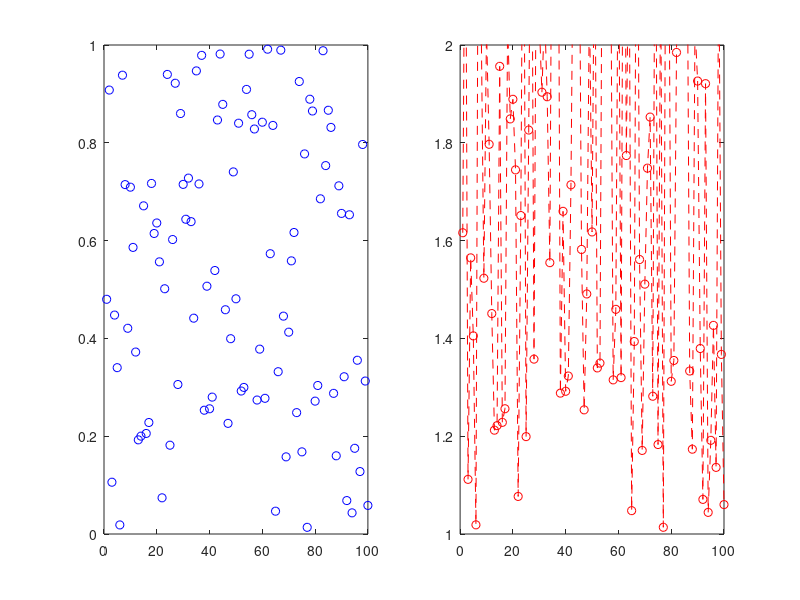

The MATLAB source for this figure: (Note: this script raises an error after producing the figure.)
% Multiple subplots

close all
clear, clear global

filename = 'animation2';
dt = 1; % Pause between each frame
F = struct('cdata',[],'colormap',[]);

fh = figure('units','pixels','position',[100 100 1092 384]);
set(gcf,'color','w');
%hold all % If you want to overlap plots

n = 10;
data1 = rand(100,n); % Use your data here
data2 = exp(data1);

cont = 1;
for i = 1 : n
    subplot(1,2,1)
    plot(data1(:,i),'bo')
    axis([0,100,0,1])
    
    subplot(1,2,2)
    plot(data2(:,i),'r--o')
    axis([0,100,1,2])

    F(cont) = getframe(fh);
    [X, map] = rgb2ind(frame2im(F(cont)),256);
    cont = cont + 1;
    
    % Write gif
    if i == 1
        imwrite(X, map, [filename '.gif'], 'Loopcount', inf, 'DelayTime', dt)
    else
        imwrite(X, map, [filename '.gif'], 'WriteMode', 'Append', 'DelayTime', dt)
    end
end

% Write video
v = VideoWriter(filename);
v.FrameRate = 1/dt;
open(v)
writeVideo(v,F)
close(v)
